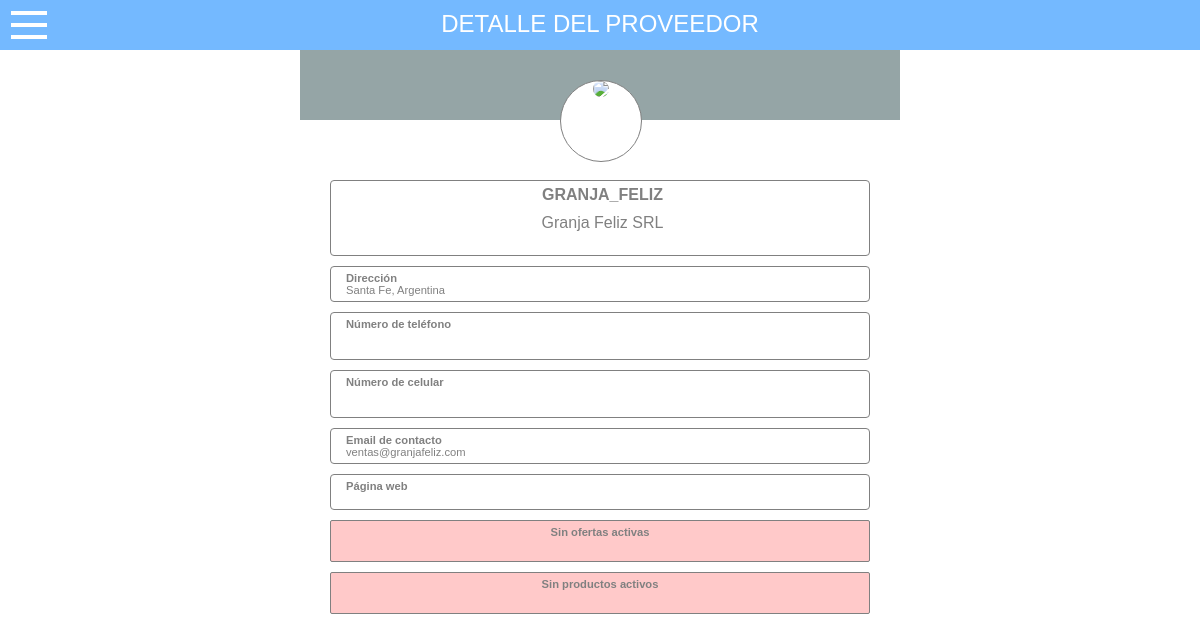
/admin/home.php?pagina=providers&usuario=3 (signed in), run on the app's committed database.
### tables this page shows
CREATE TABLE IF NOT EXISTS users (
        user_id INT PRIMARY KEY AUTO_INCREMENT,
        user_loginname VARCHAR(255) NOT NULL UNIQUE,
        user_location VARCHAR(255) DEFAULT 'Rosario, Argentina',
        user_telephone1 VARCHAR(20),
        user_telephone2 VARCHAR(20),
        user_cellphone1 VARCHAR(20),
        user_cellphone2 VARCHAR(20),
        user_contactemail VARCHAR(255) NOT NULL UNIQUE,
        user_website VARCHAR(255),
        user_name VARCHAR(255) NOT NULL,
        user_description TEXT,
        user_photo VARCHAR(255),
        user_type BOOLEAN NOT NULL,   
        user_count INT DEFAULT 0,
        user_password VARCHAR(255) NOT NULL
    );

### src/includes/content/admin/providers.php (the view, shortened to what this page needs)
<?php
$userid = $_GET['usuario'];
$dbconnection = mysqli_connect($db_server, $db_user, $db_password, $db_name);
$sentence = "SELECT * FROM users WHERE user_id = '$userid'";
$result = mysqli_query($dbconnection, $sentence);
$rows = mysqli_num_rows($result);
if($rows > 0)
{
	while($row = mysqli_fetch_assoc($result))
	{
		$user_type = $row['user_type'];
		$user_loginname = strtoupper($row['user_loginname']);
		$user_location = $row['user_location'];
		$user_telephone1 = $row['user_telephone1'];
		$user_telephone2 = $row['user_telephone2'];
		$user_cellphone1 = $row['user_cellphone1'];
		$user_cellphone2 = $row['user_cellphone2'];
		$user_contactemail = $row['user_contactemail'];
		$user_website = $row['user_website'];
		$user_name = $row['user_name'];
		$user_description = $row['user_description'];
		$user_photo = $row['user_photo'];
	}
}
else
{
	echo "Parece que algo inesperado sucedio :(";
}
?>
<div class="body">
			<div class="profile">
				<div class="cover">
					<div class="picture"><img class="photo" src="../images/<?php echo $user_photo; ?>"></div>
				</div>
				<div class="profiledata">
					<span class="contact"><?php echo "$user_loginname"; ?></span>
					<span><?php echo "$user_name"; ?></span><br>
					<span class="resume"><?php echo "$user_description"; ?></span><br>
				</div>
				<div class="contactdata">
					<span class="title">Dirección</span><br>
					<span><?php echo "$user_location"; ?></span><br>
				</div>
				<div class="contactdata">
					<span class="title">Número de teléfono</span><br>
					<span><?php echo "$user_telephone1"; ?></span><br>
					<span><?php echo "$user_telephone2"; ?></span><br>
				</div>
				<div class="contactdata">
					<span class="title">Número de celular</span><br>
					<span><?php echo "$user_cellphone1"; ?></span><br>
					<span><?php echo "$user_cellphone2"; ?></span><br>
				</div>
				<div class="contactdata">
					<span class="title">Email de contacto</span><br>
					<span><?php echo "$user_contactemail"; ?></span><br>
				</div>
				<div class="contactdata">
					<span class="title">Página web</span><br>
					<span><?php echo "$user_website"; ?></span><br>
				</div>
			</div>
			<?php
			if($user_type == 0)
			{
				$timenow = time();
				$sentence = "SELECT * FROM offers WHERE offer_owner = '$userid' AND offer_time > '$timenow'";
				$result = mysqli_query($dbconnection, $sentence);
				$rows = mysqli_num_rows($result);
				if($rows > 0)
				{
					echo "<div class='articles articlesprofile'>\n<div class='header'>Ofertas actuales</div>\n<div class='profilelist'>\n";
					while($row = mysqli_fetch_assoc($result))
					{
						$name = $row['offer_name'];
						$dimension = $row['offer_dimension'];
						$brand = $row['offer_brand'];
						$minimun = $row['offer_minimun'];
						$time = $row['offer_time'];
						$expiration = date("d/m/Y H:i \h\s", $time);
						$price = number_format($row['offer_price'], 2, ',', '.');
						$date = date("d/m/Y H:i \h\s", strtotime($row['offer_date']));
						echo "<div class='article'>\n";
						echo "<strong>$name</strong><br>";
						echo "Marca: $brand<br>";
						echo "Dimensión: $dimension<br>";
						echo "Precio: $$price<br>";
						echo "Valido hasta: $expiration<br>";
						echo "Compra mínima en unidades: $minimun<br>";
						echo "Última edición: $date<br>";
						echo "</div>\n";
						echo "<span class='edit'></span>\n";
					}
					echo "</div>\n</div>\n";
				}
				else
				{
					echo "<div class='errorcontainer'><div class='error'>Sin ofertas activas</div></div>";
				}
				$sentence = "SELECT * FROM products WHERE product_owner = '$userid'";
				$result = mysqli_query($dbconnection, $sentence);
				$rows = mysqli_num_rows($result);
				if($rows > 0)
				{
					echo "<div class='articles articlesprofile'>\n<div class='header'>Productos actuales</div>\n<div class='profilelist'>\n";
					while($row = mysqli_fetch_assoc($result))
					{
						$id = $row['product_id'];
						$name = $row['product_name'];
						$dimension = $row['product_dimension'];
						$brand = $row['product_brand'];
						$price = $row['product_price'];
						$priceok = number_format($price, 2, ',', '.');
						$date = date("d/m/Y H:i \h\s", strtotime($row['product_date']));
						echo "<div class='article'>\n";
						echo "<strong>$name</strong><br>";
						echo "Marca: $brand<br>";
						echo "Dimensión: $dimension<br>";
						echo "<div class=\"fields\">
								Precio:	<input value=\"$priceok\" id=\"price$id\" type=\"text\" class=\"input priceimage\" maxlength=\"10\">
								<input type=\"button\" value=\"editar\" onclick=\"modificar('$id')\"/></div>";
						echo "Última edición: $date<br>";
						echo "</div>\n";
						echo "<span onclick=\"eliminar('$id')\" class='edit'>Eliminar</span>\n";
					}
					echo "</div>\n</div>\n";
				}
				else
				{
					echo "<div class='errorcontainer'><div class='error'>Sin productos activos</div></div>";
				}
			}
			else
			{
				mysqli_free_result($result);
				mysqli_close($dbconnection);
			}
			?>
		</div>

### src/styles/main.css (style rules this page uses)
* { margin: 0; padding: 0; box-sizing: inherit; }
html { height: 100%; box-sizing: border-box; }
body { position: relative; padding-bottom: 100px; min-height: 100%; }
.home { background-color: white; }
.body { width: 100%; text-align: center; }
.body { width: 100%; }
.profile { display: block; width: 100%; }
.profile .cover { display: block; width: 100%; height: 70px; z-index: 8; background-color: #95a5a6; }
.profile .picture { display: block; position: relative; left: 50%; margin-left: -40px; top: 30px; width: 80px; height: 80px; z-index: 10; background-color: white; border: 0.5px solid grey; border-radius: 50%; box-sizing: content-box; }
.profile .photo { border-radius: 50%; }
.profile .profiledata { display: block; width: 90%; margin: 60px auto 10px auto; border: 1px solid grey; border-radius: 4px; color: grey; padding: 5px 5px 5px 10px; text-align: center; font-family: "Trebuchet MS", Helvetica, sans-serif; }
.profile .contact { display: block; margin-bottom: 10px; color: grey; font-family: Arial, Helvetica, sans-serif; font-weight: bold; font-size: 1em; }
.profile .contactdata { display: block; width: 90%; margin: 0 auto 10px auto; border: 1px solid grey; border-radius: 4px; text-align: left; font-family: Tahoma, Geneva, sans-serif; font-size: 0.7em; padding: 5px 15px; color: grey; }
.profile .title { font-weight: bold; }
.errorcontainer { width: 100%; }
.error { display: block; width: 90%; min-height: 42px; color: grey; background-color: rgba(255, 121, 121, 0.4); border: 1px solid grey; border-radius: 2px; font-family: Tahoma, Geneva, sans-serif; font-size: 0.7em; font-weight: bold; text-align: center; padding: 5px 15px; margin: 0 auto 10px auto; }
@media only screen and (min-width: 768px) { body { position: relative; margin: 0; padding-bottom: 100px; min-height: 100%; text-align: center; } }
@media only screen and (min-width: 768px) { .profile { display: block; width: 50%; margin: 0 auto; } }
@media only screen and (min-width: 768px) { .error { display: block; width: 45%; min-height: 42px; color: grey; background-color: rgba(255, 121, 121, 0.4); border: 1px solid grey; border-radius: 2px; font-family: Tahoma, Geneva, sans-serif; font-size: 0.7em; font-weight: bold; text-align: center; padding: 5px 15px; margin: 0 auto 10px auto; } }

### data on the page
users: user_loginname "GRANJA_FELIZ", user_name "Granja Feliz SRL", user_location "Santa Fe, Argentina", user_contactemail "ventas@granjafeliz.com"

### other printed values
$title "DETALLE DEL PROVEEDOR"
